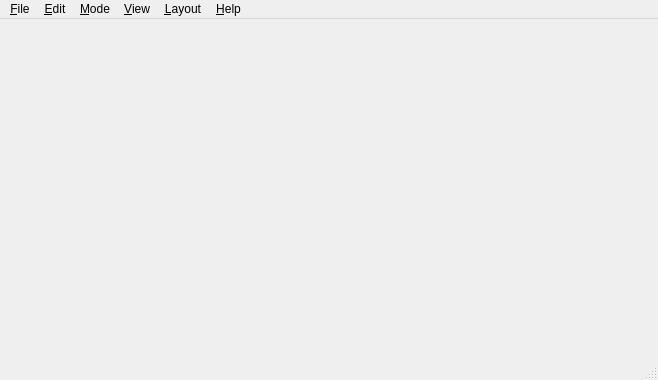
<?xml version="1.0" encoding="UTF-8"?>
<ui version="4.0">
 <class>XView</class>
 <widget class="QMainWindow" name="XView">
  <property name="geometry">
   <rect>
    <x>0</x>
    <y>0</y>
    <width>658</width>
    <height>380</height>
   </rect>
  </property>
  <property name="windowTitle">
   <string>XView</string>
  </property>
  <widget class="QWidget" name="centralWidget">
   <property name="minimumSize">
    <size>
     <width>640</width>
     <height>300</height>
    </size>
   </property>
   <widget class="WidgetExchanges" name="widgetExchanges" native="true">
    <property name="geometry">
     <rect>
      <x>0</x>
      <y>0</y>
      <width>100</width>
      <height>30</height>
     </rect>
    </property>
    <property name="focusPolicy">
     <enum>Qt::StrongFocus</enum>
    </property>
   </widget>
   <widget class="WidgetBindings" name="widgetBindings" native="true">
    <property name="geometry">
     <rect>
      <x>0</x>
      <y>0</y>
      <width>100</width>
      <height>30</height>
     </rect>
    </property>
    <property name="focusPolicy">
     <enum>Qt::StrongFocus</enum>
    </property>
   </widget>
   <widget class="WidgetQueues" name="widgetQueues" native="true">
    <property name="geometry">
     <rect>
      <x>0</x>
      <y>0</y>
      <width>100</width>
      <height>30</height>
     </rect>
    </property>
    <property name="focusPolicy">
     <enum>Qt::StrongFocus</enum>
    </property>
   </widget>
   <widget class="WidgetSubscriptions" name="widgetSubscriptions" native="true">
    <property name="geometry">
     <rect>
      <x>0</x>
      <y>0</y>
      <width>100</width>
      <height>30</height>
     </rect>
    </property>
    <property name="focusPolicy">
     <enum>Qt::StrongFocus</enum>
    </property>
   </widget>
   <widget class="WidgetSessions" name="widgetSessions" native="true">
    <property name="geometry">
     <rect>
      <x>0</x>
      <y>0</y>
      <width>100</width>
      <height>30</height>
     </rect>
    </property>
    <property name="focusPolicy">
     <enum>Qt::StrongFocus</enum>
    </property>
   </widget>
   <widget class="WidgetConnections" name="widgetConnections" native="true">
    <property name="geometry">
     <rect>
      <x>0</x>
      <y>0</y>
      <width>100</width>
      <height>30</height>
     </rect>
    </property>
    <property name="focusPolicy">
     <enum>Qt::StrongFocus</enum>
    </property>
   </widget>
  </widget>
  <widget class="QStatusBar" name="statusBar"/>
  <widget class="QMenuBar" name="menubar">
   <property name="geometry">
    <rect>
     <x>0</x>
     <y>0</y>
     <width>658</width>
     <height>29</height>
    </rect>
   </property>
   <widget class="QMenu" name="menuFile">
    <property name="title">
     <string>&amp;File</string>
    </property>
    <addaction name="separator"/>
    <addaction name="actionOpen_localhost"/>
    <addaction name="actionOpen_URL"/>
    <addaction name="separator"/>
    <addaction name="actionClose"/>
    <addaction name="separator"/>
    <addaction name="actionExit"/>
   </widget>
   <widget class="QMenu" name="menuHelp">
    <property name="title">
     <string>&amp;Help</string>
    </property>
    <addaction name="actionAbout"/>
   </widget>
   <widget class="QMenu" name="menuMode">
    <property name="title">
     <string>&amp;Mode</string>
    </property>
    <addaction name="actionMessages"/>
    <addaction name="actionBytes"/>
    <addaction name="separator"/>
    <addaction name="actionMessage_rate"/>
    <addaction name="actionByte_rate"/>
   </widget>
   <widget class="QMenu" name="menuView">
    <property name="title">
     <string>&amp;View</string>
    </property>
    <addaction name="actionExchanges"/>
    <addaction name="actionBindings"/>
    <addaction name="actionQueues"/>
    <addaction name="actionSubscriptions"/>
    <addaction name="actionSessions"/>
    <addaction name="actionConnections"/>
    <addaction name="separator"/>
    <addaction name="actionCharts"/>
   </widget>
   <widget class="QMenu" name="menu_Layout">
    <property name="title">
     <string>&amp;Layout</string>
    </property>
    <addaction name="action_Horizontal"/>
    <addaction name="action_Cascading"/>
   </widget>
   <widget class="QMenu" name="menu_Edit">
    <property name="title">
     <string>&amp;Edit</string>
    </property>
    <widget class="QMenu" name="menu_Preferences">
     <property name="title">
      <string>&amp;Preferences</string>
     </property>
     <addaction name="actionUpdate_all"/>
     <addaction name="actionUpdate_visible"/>
    </widget>
    <addaction name="menu_Preferences"/>
   </widget>
   <addaction name="menuFile"/>
   <addaction name="menu_Edit"/>
   <addaction name="menuMode"/>
   <addaction name="menuView"/>
   <addaction name="menu_Layout"/>
   <addaction name="menuHelp"/>
  </widget>
  <action name="actionOpen_localhost">
   <property name="text">
    <string>Open &amp;localhost</string>
   </property>
  </action>
  <action name="actionOpen_URL">
   <property name="text">
    <string>&amp;Open URL...</string>
   </property>
  </action>
  <action name="actionClose">
   <property name="enabled">
    <bool>false</bool>
   </property>
   <property name="text">
    <string>&amp;Close</string>
   </property>
  </action>
  <action name="actionExit">
   <property name="text">
    <string>E&amp;xit</string>
   </property>
  </action>
  <action name="actionAbout">
   <property name="text">
    <string>&amp;About...</string>
   </property>
  </action>
  <action name="actionMessages">
   <property name="checkable">
    <bool>true</bool>
   </property>
   <property name="checked">
    <bool>true</bool>
   </property>
   <property name="text">
    <string>&amp;Messages</string>
   </property>
   <property name="toolTip">
    <string>Show number of messages</string>
   </property>
   <property name="statusTip">
    <string>Show number of messages</string>
   </property>
  </action>
  <action name="actionBytes">
   <property name="checkable">
    <bool>true</bool>
   </property>
   <property name="text">
    <string>&amp;Bytes</string>
   </property>
   <property name="toolTip">
    <string>Show number of bytes</string>
   </property>
   <property name="statusTip">
    <string>Show number of bytes</string>
   </property>
  </action>
  <action name="actionMessage_rate">
   <property name="checkable">
    <bool>true</bool>
   </property>
   <property name="text">
    <string>Message &amp;rate</string>
   </property>
   <property name="toolTip">
    <string>Show number of messages per second</string>
   </property>
   <property name="statusTip">
    <string>Show number of messages per second</string>
   </property>
  </action>
  <action name="actionByte_rate">
   <property name="checkable">
    <bool>true</bool>
   </property>
   <property name="text">
    <string>B&amp;yte rate</string>
   </property>
   <property name="toolTip">
    <string>Show number of bytes per second</string>
   </property>
   <property name="statusTip">
    <string>Show number of bytes per second</string>
   </property>
  </action>
  <action name="actionExchanges">
   <property name="checkable">
    <bool>false</bool>
   </property>
   <property name="text">
    <string>&amp;Exchanges</string>
   </property>
   <property name="toolTip">
    <string>Show exchanges</string>
   </property>
  </action>
  <action name="actionBindings">
   <property name="checkable">
    <bool>false</bool>
   </property>
   <property name="text">
    <string>&amp;Bindings</string>
   </property>
   <property name="toolTip">
    <string>Show bindings</string>
   </property>
  </action>
  <action name="actionQueues">
   <property name="checkable">
    <bool>false</bool>
   </property>
   <property name="checked">
    <bool>false</bool>
   </property>
   <property name="text">
    <string>&amp;Queues</string>
   </property>
   <property name="toolTip">
    <string>Show queues</string>
   </property>
  </action>
  <action name="actionSubscriptions">
   <property name="checkable">
    <bool>false</bool>
   </property>
   <property name="text">
    <string>&amp;Subscriptions</string>
   </property>
   <property name="toolTip">
    <string>Show subscriptions</string>
   </property>
  </action>
  <action name="actionSessions">
   <property name="checkable">
    <bool>false</bool>
   </property>
   <property name="text">
    <string>S&amp;essions</string>
   </property>
   <property name="toolTip">
    <string>Show sessions</string>
   </property>
  </action>
  <action name="actionConnections">
   <property name="checkable">
    <bool>false</bool>
   </property>
   <property name="text">
    <string>C&amp;onnections</string>
   </property>
   <property name="toolTip">
    <string>Show connections</string>
   </property>
  </action>
  <action name="actionCharts">
   <property name="checkable">
    <bool>true</bool>
   </property>
   <property name="text">
    <string>&amp;Charts</string>
   </property>
   <property name="toolTip">
    <string>Show charts</string>
   </property>
  </action>
  <action name="actionCascadingLayout">
   <property name="checkable">
    <bool>true</bool>
   </property>
   <property name="checked">
    <bool>true</bool>
   </property>
   <property name="text">
    <string>Cascading &amp;Layout</string>
   </property>
  </action>
  <action name="action_Horizontal">
   <property name="checkable">
    <bool>true</bool>
   </property>
   <property name="text">
    <string>&amp;Horizontal</string>
   </property>
  </action>
  <action name="action_Cascading">
   <property name="checkable">
    <bool>true</bool>
   </property>
   <property name="text">
    <string>&amp;Cascading</string>
   </property>
  </action>
  <action name="actionUpdate_all">
   <property name="checkable">
    <bool>true</bool>
   </property>
   <property name="text">
    <string>Update &amp;all objects</string>
   </property>
  </action>
  <action name="actionUpdate_visible">
   <property name="checkable">
    <bool>true</bool>
   </property>
   <property name="text">
    <string>Update &amp;visible objects only</string>
   </property>
  </action>
 </widget>
 <layoutdefault spacing="6" margin="11"/>
 <customwidgets>
  <customwidget>
   <class>WidgetBindings</class>
   <extends>QWidget</extends>
   <header location="global">widgetbindings.h</header>
   <container>1</container>
  </customwidget>
  <customwidget>
   <class>WidgetExchanges</class>
   <extends>QWidget</extends>
   <header location="global">widgetexchanges.h</header>
   <container>1</container>
  </customwidget>
  <customwidget>
   <class>WidgetQueues</class>
   <extends>QWidget</extends>
   <header location="global">widgetqueues.h</header>
   <container>1</container>
  </customwidget>
  <customwidget>
   <class>WidgetSubscriptions</class>
   <extends>QWidget</extends>
   <header location="global">widgetsubscriptions.h</header>
   <container>1</container>
  </customwidget>
  <customwidget>
   <class>WidgetSessions</class>
   <extends>QWidget</extends>
   <header location="global">widgetsessions.h</header>
   <container>1</container>
  </customwidget>
  <customwidget>
   <class>WidgetConnections</class>
   <extends>QWidget</extends>
   <header location="global">widgetconnections.h</header>
   <container>1</container>
  </customwidget>
 </customwidgets>
 <resources/>
 <connections>
  <connection>
   <sender>actionExit</sender>
   <signal>triggered()</signal>
   <receiver>XView</receiver>
   <slot>close()</slot>
   <hints>
    <hint type="sourcelabel">
     <x>-1</x>
     <y>-1</y>
    </hint>
    <hint type="destinationlabel">
     <x>275</x>
     <y>149</y>
    </hint>
   </hints>
  </connection>
  <connection>
   <sender>actionExchanges</sender>
   <signal>toggled(bool)</signal>
   <receiver>widgetExchanges</receiver>
   <slot>setVisible(bool)</slot>
   <hints>
    <hint type="sourcelabel">
     <x>-1</x>
     <y>-1</y>
    </hint>
    <hint type="destinationlabel">
     <x>73</x>
     <y>191</y>
    </hint>
   </hints>
  </connection>
  <connection>
   <sender>actionBindings</sender>
   <signal>toggled(bool)</signal>
   <receiver>widgetBindings</receiver>
   <slot>setVisible(bool)</slot>
   <hints>
    <hint type="sourcelabel">
     <x>-1</x>
     <y>-1</y>
    </hint>
    <hint type="destinationlabel">
     <x>201</x>
     <y>191</y>
    </hint>
   </hints>
  </connection>
  <connection>
   <sender>actionQueues</sender>
   <signal>toggled(bool)</signal>
   <receiver>widgetQueues</receiver>
   <slot>setVisible(bool)</slot>
   <hints>
    <hint type="sourcelabel">
     <x>-1</x>
     <y>-1</y>
    </hint>
    <hint type="destinationlabel">
     <x>328</x>
     <y>191</y>
    </hint>
   </hints>
  </connection>
  <connection>
   <sender>actionSubscriptions</sender>
   <signal>toggled(bool)</signal>
   <receiver>widgetSubscriptions</receiver>
   <slot>setVisible(bool)</slot>
   <hints>
    <hint type="sourcelabel">
     <x>-1</x>
     <y>-1</y>
    </hint>
    <hint type="destinationlabel">
     <x>456</x>
     <y>191</y>
    </hint>
   </hints>
  </connection>
  <connection>
   <sender>actionSessions</sender>
   <signal>toggled(bool)</signal>
   <receiver>widgetSessions</receiver>
   <slot>setVisible(bool)</slot>
   <hints>
    <hint type="sourcelabel">
     <x>-1</x>
     <y>-1</y>
    </hint>
    <hint type="destinationlabel">
     <x>583</x>
     <y>191</y>
    </hint>
   </hints>
  </connection>
 </connections>
</ui>
